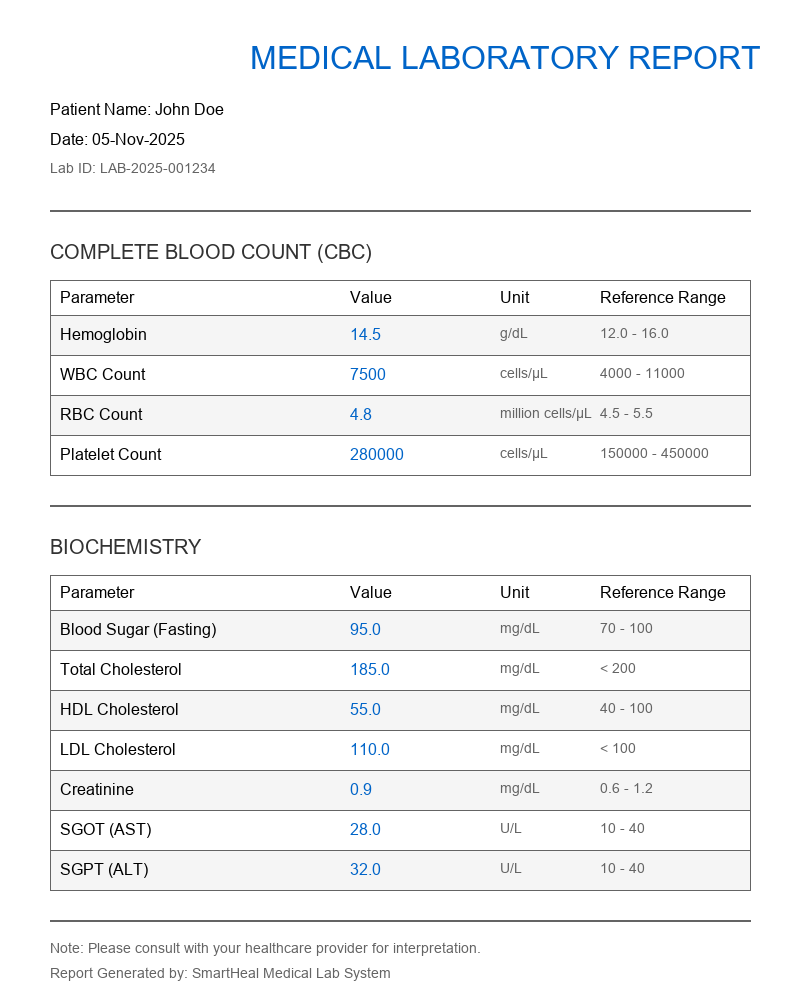
#> input picture backend_python/sample_blood_report.png, 800 x 1000 px
$ python -i report_ocr.py   (imports and definitions only)
#> lines starting #> are read from the running program, lines starting #| are printed output that depends on the picture; after the words box and inside, x2 and y2 are one past the last pixel; in counts of white or black regions, pixels touching at a corner belong together
"""
Report OCR Module
Extracts blood test parameter values from uploaded report images using OCR
"""

import os
import re
import base64
from io import BytesIO
from PIL import Image
import pytesseract
import cv2
import numpy as np

# Resolve Tesseract path via env or common locations (Windows) for deployment
env_tess = os.getenv('TESSERACT_CMD')
# [12 lines not run here, left out]


class ReportOCR:
    """OCR service for extracting blood test values from images"""

    def __init__(self):
        self.parameter_keywords = {
            'hemoglobin': ['hemoglobin', 'haemoglobin', 'hb', 'hgb'],
            'wbc': ['wbc', 'white blood cell', 'leukocyte', 'white cell count', 'w.b.c'],
            'platelets': ['platelet', 'plt', 'thrombocyte', 'platelet count'],
            'rbc': ['rbc', 'red blood cell', 'erythrocyte', 'red cell count'],
            'blood_sugar_fasting': [
                'fasting blood sugar', 'blood sugar fasting', 'fasting glucose', 'fbs',
                'blood glucose', 'sugar (fasting)', 'glucose fasting'
            ],
            'total_cholesterol': ['total cholesterol', 'cholesterol total', 'total chol', 'chol'],
            'hdl_cholesterol': ['hdl', 'hdl cholesterol', 'high density lipoprotein'],
            'ldl_cholesterol': ['ldl', 'ldl cholesterol', 'low density lipoprotein'],
            'creatinine': ['creatinine', 'serum creat'],
            'sgot': ['sgot', 'ast', 'aspartate aminotransferase'],
            'sgpt': ['sgpt', 'alt', 'alanine aminotransferase']
        }
        self.tesseract_ready = self._check_tesseract()

    def preprocess_image(self, image: Image.Image) -> Image.Image:
        """Preprocess image to improve OCR accuracy"""
        # Convert to numpy array
        img_array = np.array(image)

        # Convert to grayscale if needed
        if len(img_array.shape) == 3:
            gray = cv2.cvtColor(img_array, cv2.COLOR_RGB2GRAY)
        else:
            gray = img_array

        # Apply denoising
        denoised = cv2.fastNlMeansDenoising(gray, None, 10, 7, 21)

        # Apply thresholding to get binary image
        _, binary = cv2.threshold(denoised, 0, 255, cv2.THRESH_BINARY + cv2.THRESH_OTSU)
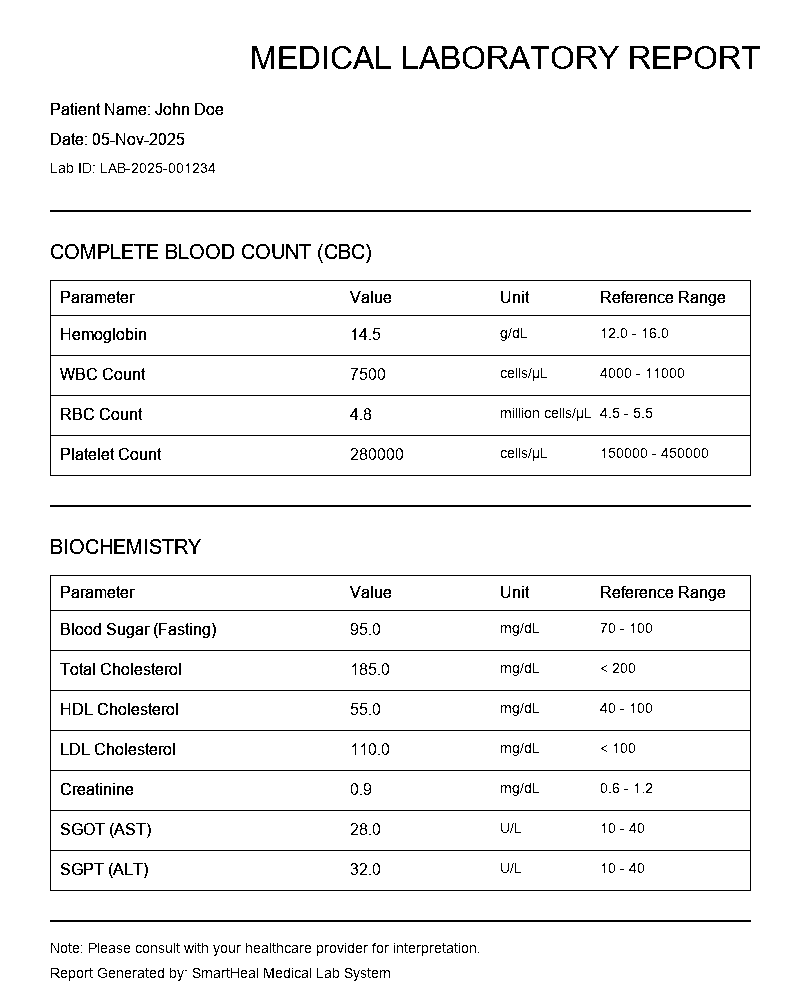
#> binary: shape (1000, 800); 95.3% white; black in thin lines or dots, all inside (x1, y1, x2, y2) = (50, 46, 760, 981)

        # Enhance contrast
        clahe = cv2.createCLAHE(clipLimit=2.0, tileGridSize=(8, 8))
        enhanced = clahe.apply(binary)

        # Convert back to PIL Image
        return Image.fromarray(enhanced)

    # [135 lines left out: functions extract_text, parse_parameter_value, extract_values_from_text, process_image, process_base64_image, not called in this run]

    def _check_tesseract(self):
        try:
            pytesseract.get_tesseract_version()
            return True
        except Exception:
            print("WARNING: Tesseract OCR not found. Image scanning will be disabled until Tesseract is installed.")
            return False

>>> import cv2
>>> picture = cv2.cvtColor(cv2.imread('sample_blood_report.png'), cv2.COLOR_BGR2RGB)
>>> result = ReportOCR().preprocess_image(picture)
